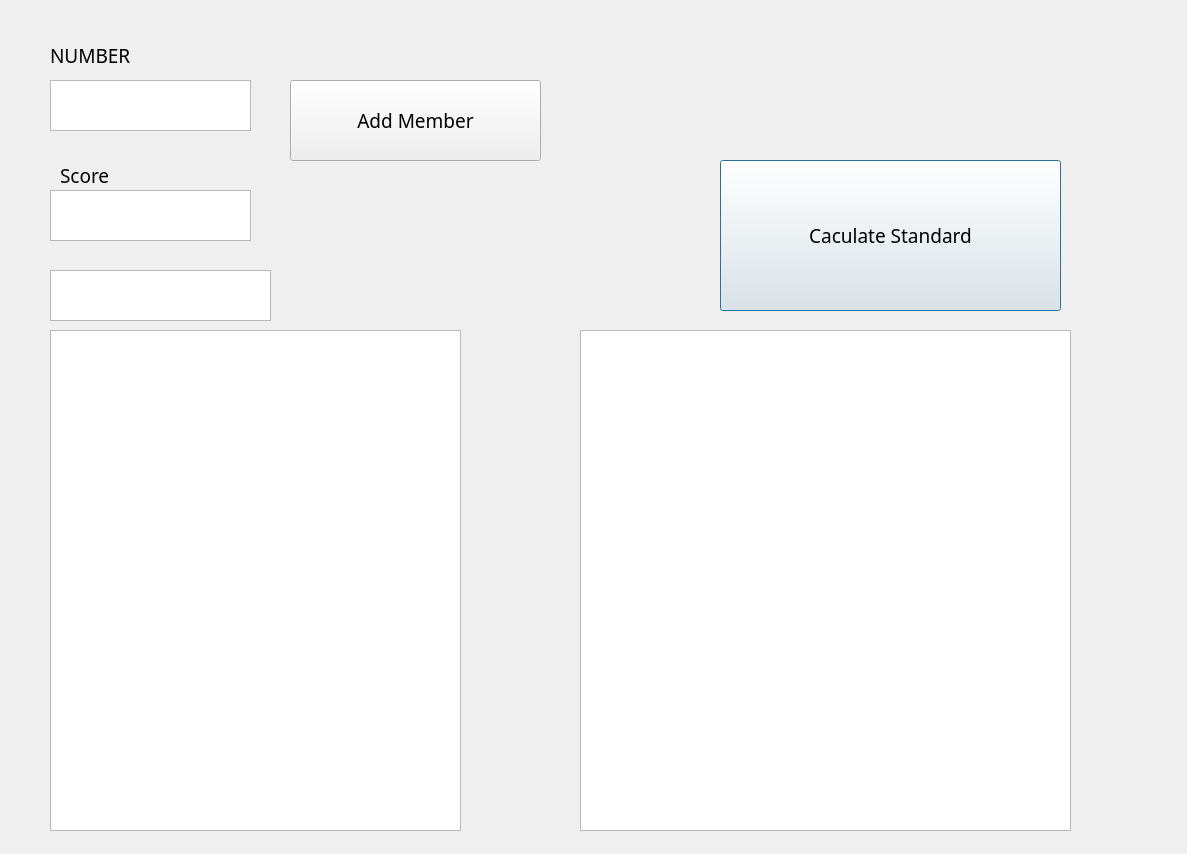
<?xml version="1.0" encoding="UTF-8"?>
<ui version="4.0">
 <class>Dialog</class>
 <widget class="QDialog" name="Dialog">
  <property name="geometry">
   <rect>
    <x>0</x>
    <y>0</y>
    <width>1187</width>
    <height>854</height>
   </rect>
  </property>
  <property name="windowTitle">
   <string>STANDARD  CALCULATE</string>
  </property>
  <property name="windowIcon">
   <iconset>
    <normaloff>bck.jpg</normaloff>bck.jpg</iconset>
  </property>
  <widget class="QTextEdit" name="Score">
   <property name="geometry">
    <rect>
     <x>50</x>
     <y>190</y>
     <width>201</width>
     <height>51</height>
    </rect>
   </property>
   <property name="font">
    <font>
     <family>Algerian</family>
     <pointsize>14</pointsize>
    </font>
   </property>
  </widget>
  <widget class="QLabel" name="label">
   <property name="geometry">
    <rect>
     <x>60</x>
     <y>160</y>
     <width>101</width>
     <height>31</height>
    </rect>
   </property>
   <property name="font">
    <font>
     <family>Algerian</family>
     <pointsize>14</pointsize>
    </font>
   </property>
   <property name="text">
    <string>Score</string>
   </property>
  </widget>
  <widget class="QLabel" name="label_2">
   <property name="geometry">
    <rect>
     <x>50</x>
     <y>40</y>
     <width>121</width>
     <height>31</height>
    </rect>
   </property>
   <property name="font">
    <font>
     <family>Algerian</family>
     <pointsize>14</pointsize>
    </font>
   </property>
   <property name="text">
    <string>NUMBER</string>
   </property>
  </widget>
  <widget class="QTextEdit" name="Number">
   <property name="geometry">
    <rect>
     <x>50</x>
     <y>80</y>
     <width>201</width>
     <height>51</height>
    </rect>
   </property>
   <property name="font">
    <font>
     <family>Algerian</family>
     <pointsize>14</pointsize>
    </font>
   </property>
  </widget>
  <widget class="QPushButton" name="cal_btn">
   <property name="geometry">
    <rect>
     <x>720</x>
     <y>160</y>
     <width>341</width>
     <height>151</height>
    </rect>
   </property>
   <property name="font">
    <font>
     <family>Algerian</family>
     <pointsize>14</pointsize>
    </font>
   </property>
   <property name="text">
    <string>Caculate Standard</string>
   </property>
  </widget>
  <widget class="QPushButton" name="add_btn">
   <property name="geometry">
    <rect>
     <x>290</x>
     <y>80</y>
     <width>251</width>
     <height>81</height>
    </rect>
   </property>
   <property name="font">
    <font>
     <family>Algerian</family>
     <pointsize>14</pointsize>
    </font>
   </property>
   <property name="text">
    <string>Add Member</string>
   </property>
  </widget>
  <widget class="QTextBrowser" name="show_box">
   <property name="geometry">
    <rect>
     <x>50</x>
     <y>330</y>
     <width>411</width>
     <height>501</height>
    </rect>
   </property>
   <property name="font">
    <font>
     <family>Algerian</family>
     <pointsize>14</pointsize>
    </font>
   </property>
  </widget>
  <widget class="QTextBrowser" name="show_box_2">
   <property name="geometry">
    <rect>
     <x>580</x>
     <y>330</y>
     <width>491</width>
     <height>501</height>
    </rect>
   </property>
   <property name="font">
    <font>
     <family>Algerian</family>
     <pointsize>14</pointsize>
    </font>
   </property>
  </widget>
  <widget class="QTextEdit" name="member_box">
   <property name="geometry">
    <rect>
     <x>50</x>
     <y>270</y>
     <width>221</width>
     <height>51</height>
    </rect>
   </property>
   <property name="font">
    <font>
     <family>Algerian</family>
     <pointsize>14</pointsize>
    </font>
   </property>
  </widget>
 </widget>
 <resources/>
 <connections/>
</ui>
